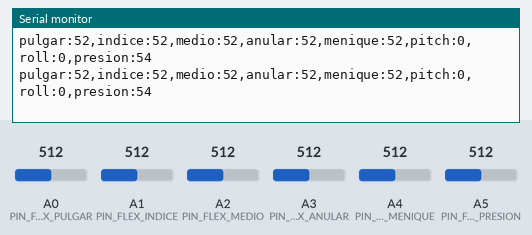
Bench run of a sketch on a simulated Arduino Uno, built with avr-gcc and run on an emulated ATmega328P. Shown: the last lines printed to the serial monitor. Inputs (shaded band) come from the test bench; at power-on: A0 (PIN_FLEX_PULGAR) = 512, A1 (PIN_FLEX_INDICE) = 512, A2 (PIN_FLEX_MEDIO) = 512, A3 (PIN_FLEX_ANULAR) = 512, A4 (PIN_FLEX_MENIQUE) = 512, A5 (PIN_FSR_PRESION) = 512.

Above: at 1.2 s.
1.3 s: A0 (PIN_FLEX_PULGAR) set to 792
At 1.45 s:
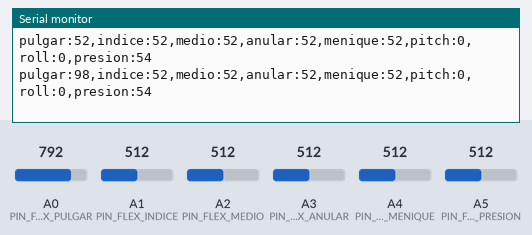
2.8 s: A0 (PIN_FLEX_PULGAR) set to 816
At 2.88 s:
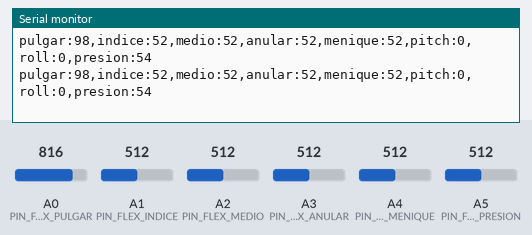
4.3 s: A1 (PIN_FLEX_INDICE) set to 792
At 4.35 s:
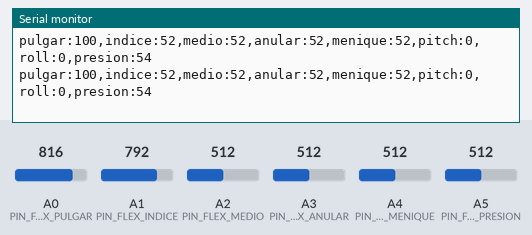
7.3 s: A1 (PIN_FLEX_INDICE) set to 812
At 7.37 s:
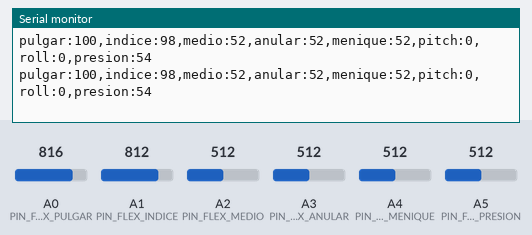
10.3 s: A2 (PIN_FLEX_MEDIO) set to 277
At 10.36 s:
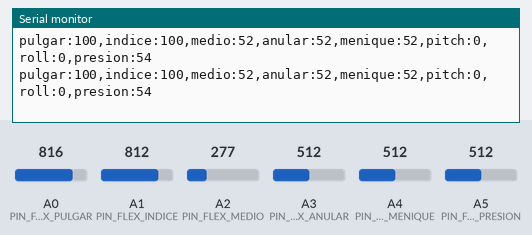
13.3 s: A2 (PIN_FLEX_MEDIO) set to 244
At 17.25 s:
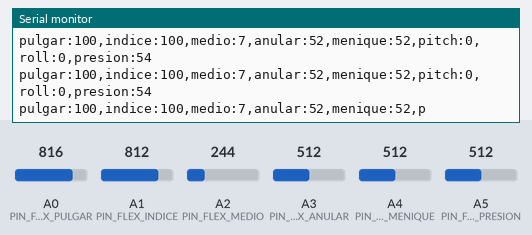
Timing chart, 0 to 17.3 s (numbered marks = the images above; inputs shaded):
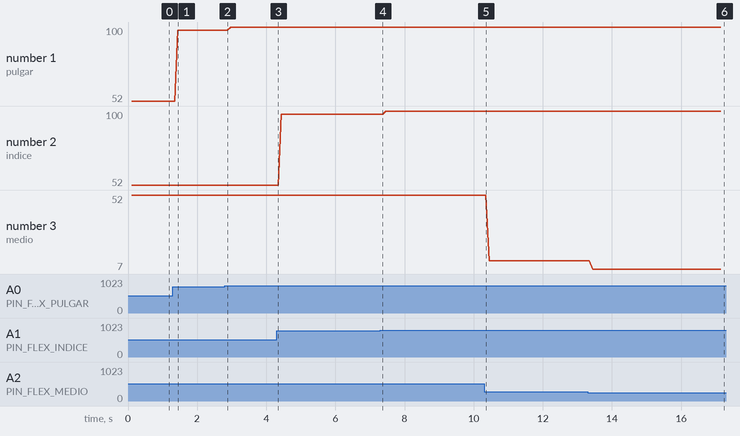

The sketch:

glove_ble.ino
```cpp
/*
 * glove_ble.ino — Lectura multi-sensor del guante háptico y envío por BLE (HM-10)
 *
 * Lee los 5 sensores de flexión de los dedos, el sensor de presión (FSR)
 * y la orientación IMU (Pitch y Roll), emitiendo la trama estructurada:
 *
 * Formato de envío:
 *   "pulgar:XX,indice:XX,medio:XX,anular:XX,menique:XX,pitch:XX,roll:XX,presion:XX\n"
 *
 * Frecuencia: 20 Hz (cada 50ms)
 *
 * Conexiones sugeridas:
 *   - Sensores Flex: A0 (Pulgar), A1 (Índice), A2 (Medio), A3 (Anular), A4 (Meñique)
 *   - Sensor FSR (Presión): A5
 *   - HM-10 TX -> Arduino pin 10 (RX del SoftwareSerial)
 *   - HM-10 RX -> Arduino pin 11 (TX del SoftwareSerial)
 *   - IMU MPU6050 (opcional por I2C): SDA -> A4/SDA, SCL -> A5/SCL
 */

#include <SoftwareSerial.h>
#include <Wire.h>

// ============================================================
// CONFIGURACIÓN DE PINES
// ============================================================
const int PIN_FLEX_PULGAR  = A0;
const int PIN_FLEX_INDICE  = A1;
const int PIN_FLEX_MEDIO   = A2;
const int PIN_FLEX_ANULAR  = A3;
const int PIN_FLEX_MENIQUE = A4;
const int PIN_FSR_PRESION  = A5;

const int PIN_BLE_RX = 10;    // RX del SoftwareSerial (conectar a TX del HM-10)
const int PIN_BLE_TX = 11;    // TX del SoftwareSerial (conectar a RX del HM-10)

// ============================================================
// VALORES DE CALIBRACIÓN (0% recto, 100% doblado)
// ============================================================
int CALIB_MIN[5] = { 200, 200, 200, 200, 200 };
int CALIB_MAX[5] = { 800, 800, 800, 800, 800 };

bool enCalibracion = false;
int pasoCalibracion = 0; // 0 a 9 (5 dedos x 2 estados: reposo y cerrado)

const int FSR_MIN = 50;
const int FSR_MAX = 900;

// ============================================================
// TIMING (40 Hz = menor delay de respuesta)
// ============================================================
const unsigned long INTERVALO_ENVIO_MS = 25;  // 25ms = 40 Hz de actualización
unsigned long ultimoEnvio = 0;

SoftwareSerial bleSerial(PIN_BLE_RX, PIN_BLE_TX);

void setup() {
  Serial.begin(9600);
  bleSerial.begin(9600);

  pinMode(PIN_FLEX_PULGAR, INPUT);
  pinMode(PIN_FLEX_INDICE, INPUT);
  pinMode(PIN_FLEX_MEDIO, INPUT);
  pinMode(PIN_FLEX_ANULAR, INPUT);
  pinMode(PIN_FLEX_MENIQUE, INPUT);
  pinMode(PIN_FSR_PRESION, INPUT);

  Serial.println("=== Guante Multi-Sensor BLE Inicializado ===");
}

int leerPorcentajeFlex(int pin, int minVal, int maxVal) {
  int raw = analogRead(pin);
  int pct = map(raw, minVal, maxVal, 0, 100);
  return constrain(pct, 0, 100);
}

void loop() {
  unsigned long ahora = millis();

  if (ahora - ultimoEnvio >= INTERVALO_ENVIO_MS) {
    ultimoEnvio = ahora;

    // 1. Leer sensores de flexión
    int valPulgar  = leerPorcentajeFlex(PIN_FLEX_PULGAR,  CALIB_MIN[0], CALIB_MAX[0]);
    int valIndice  = leerPorcentajeFlex(PIN_FLEX_INDICE,  CALIB_MIN[1], CALIB_MAX[1]);
    int valMedio   = leerPorcentajeFlex(PIN_FLEX_MEDIO,   CALIB_MIN[2], CALIB_MAX[2]);
    int valAnular  = leerPorcentajeFlex(PIN_FLEX_ANULAR,  CALIB_MIN[3], CALIB_MAX[3]);
    int valMenique = leerPorcentajeFlex(PIN_FLEX_MENIQUE, CALIB_MIN[4], CALIB_MAX[4]);

    // 2. Leer sensor FSR
    int rawFSR = analogRead(PIN_FSR_PRESION);
    int valPresion = constrain(map(rawFSR, FSR_MIN, FSR_MAX, 0, 100), 0, 100);

    // 3. Orientación IMU (Pitch y Roll en grados)
    // Nota: Si usas MPU6050, calcular los ángulos aquí. Por defecto 0 si no está conectado.
    int valPitch = 0;
    int valRoll = 0;

    // 4. Armar y transmitir trama completa
    String trama = "pulgar:" + String(valPulgar) +
                   ",indice:" + String(valIndice) +
                   ",medio:" + String(valMedio) +
                   ",anular:" + String(valAnular) +
                   ",menique:" + String(valMenique) +
                   ",pitch:" + String(valPitch) +
                   ",roll:" + String(valRoll) +
                   ",presion:" + String(valPresion);

    // Enviar por BLE al teléfono
    bleSerial.println(trama);

    // Salida serie para depuración en PC
    Serial.println(trama);
  }

  // 5. Escuchar comandos entrantes enviados desde la App por BLE
  if (bleSerial.available()) {
    String comando = bleSerial.readStringUntil('\n');
    comando.trim();
    if (comando.length() > 0) {
      Serial.println("[BLE RX] Comando recibido desde la App: " + comando);

      if (comando.equalsIgnoreCase("INICIAR_JUEGO")) {
        Serial.println("[JUEGO] Juego iniciado en la App.");
      }
      else if (comando.equalsIgnoreCase("FINALIZAR_JUEGO")) {
        Serial.println("[JUEGO] Juego finalizado en la App.");
      }
      else if (comando.equalsIgnoreCase("C")) {
        enCalibracion = true;
        pasoCalibracion = 0;
        Serial.println("[CALIB] Modo calibración iniciado (Paso 0: Pulgar en reposo).");
      }
      else if ((comando.startsWith("ENTER:") || comando.startsWith("Enter:")) && enCalibracion) {
        int valor = comando.substring(6).toInt();
        int dedoIdx = pasoCalibracion / 2;
        bool esReposo = (pasoCalibracion % 2 == 0);

        if (dedoIdx >= 0 && dedoIdx < 5) {
          if (esReposo) {
            CALIB_MIN[dedoIdx] = valor;
            Serial.print("[CALIB] Dedo "); Serial.print(dedoIdx);
            Serial.print(" MIN (reposo) calibrado en: "); Serial.println(valor);
          } else {
            CALIB_MAX[dedoIdx] = valor;
            Serial.print("[CALIB] Dedo "); Serial.print(dedoIdx);
            Serial.print(" MAX (cerrado) calibrado en: "); Serial.println(valor);
          }
        }
        pasoCalibracion++;
      }
      else if ((comando.equalsIgnoreCase("FIN_CALIBRACION") || comando.equalsIgnoreCase("FIN") || comando.equalsIgnoreCase("Fin")) && enCalibracion) {
        enCalibracion = false;
        pasoCalibracion = 0;
        Serial.println("[CALIB] Calibración completada y aplicada con éxito (FIN_CALIBRACION).");
      }
    }
  }
}
```

Measured:
- the behaviour switches between 260 and 259 on A2 (PIN_FLEX_MEDIO) (found by bisection; images 5 and 6)
- after the input at 1.3 s, the serial monitor: prints a new line after 0.15 s (image 1)
- after the input at 13.3 s, the serial monitor: prints a new line after 0.14 s (image 6)
- plotted number 1: 52 → 98 after the input at 1.3 s, 98 → 100 after the input at 2.8 s
- plotted number 3: 52 → 12 after the input at 10.3 s, 12 → 7 after the input at 13.3 s
